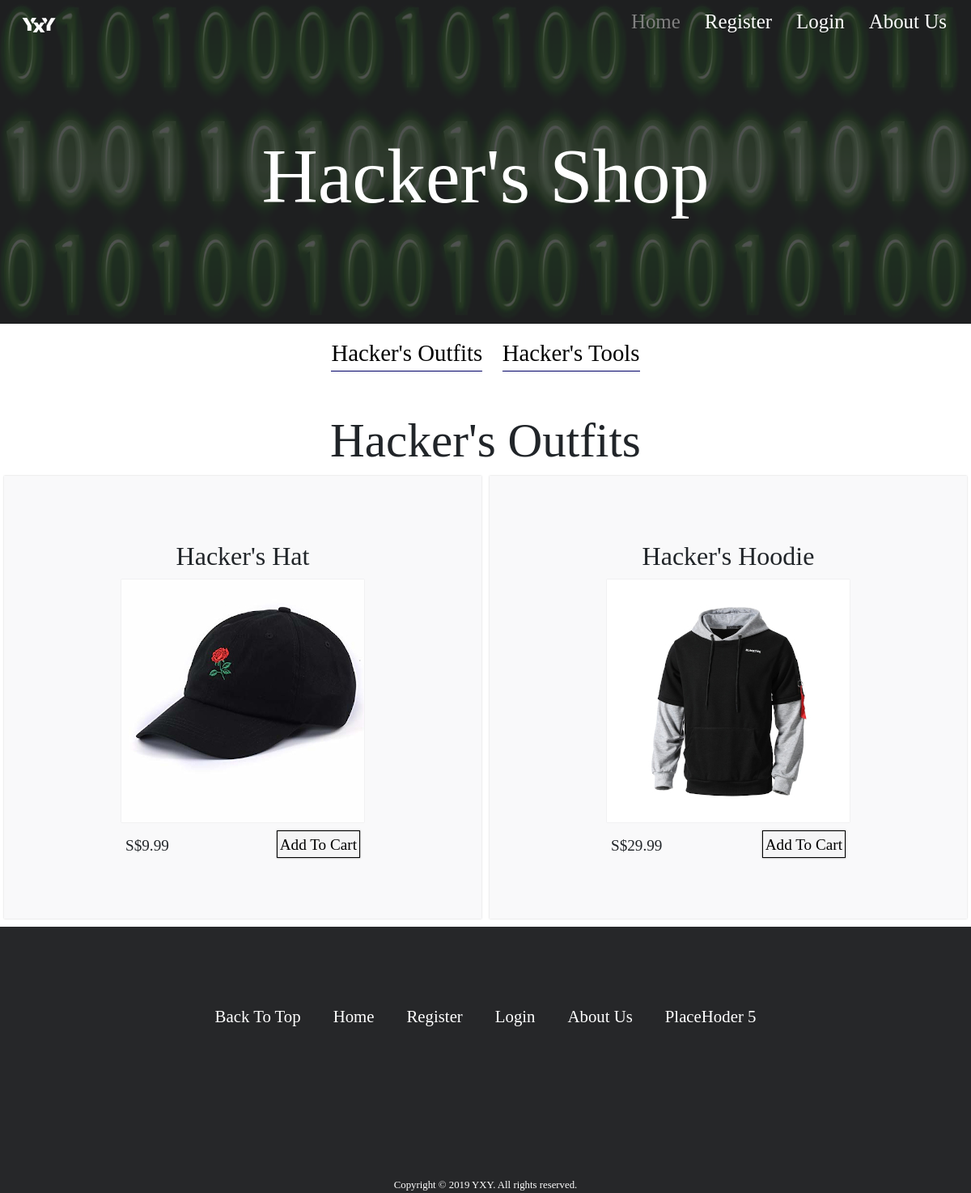
The page /home on the database its author committed.
### shopyP/models.py (models this page shows, shortened)
class HackingProduct(db.Model):
    id = db.Column(db.Integer, primary_key=True)
    title = db.Column(db.String(100), nullable=False, unique=True)
    price = db.Column(db.Float, nullable=False)
    image_file = db.Column(db.String(20), nullable=False, default='default.jpg')
    date_added = db.Column(db.DateTime, nullable=False, default=datetime.utcnow)
    description = db.Column(db.Text, nullable=False)
    category = db.Column(db.String(100), nullable=False)

### shopyP/routes.py (the view)
@app.route("/")
@app.route("/home")
def home():
    if current_user.is_authenticated:
        if current_user.id >= 10000000000:
            return redirect(url_for('account'))
        hackingProducts = HackingProduct.query.all()
        return render_template('home.html', title='Home', hackingProducts=hackingProducts)
    hackingProducts = HackingProduct.query.all()
    return render_template('home.html', title='Home', hackingProducts=hackingProducts)

### shopyP/templates/home.html (shortened to what this page needs)
{% extends "layout.html" %}
{% block cssJs %}
  <link rel="stylesheet" href="{{ url_for('static', filename='css/home.css') }}">
{% endblock cssJs %}
{% block header%}
<div class="banner">
  <div class="background"></div>
  <h2>Hacker's Shop</h2>
</div>
{% endblock header%}
{% block content %}
  <section class="sellingItems">
    <div class="tabs">
      <button type="button" class="tabButton" value="sellingOutfits">Hacker's Outfits</button>
      <button type="button" class="tabButton" value="sellingTools">Hacker's Tools</button>
    </div>
  </section>
<section class="itemsAvailable">
    <div class="sellingOutfits subPage">
      <h3>Hacker's Outfits</h3>
      <div class="shopItems">
        {% for hackingProduct in hackingProducts %}
          {% if hackingProduct.category == "outfits" %}
            <div class="shopItem item1">
              <span class="itemName">{{hackingProduct.title}}</span>
              <img src="{{url_for('static', filename='shop/'+hackingProduct.image_file)}}" alt="{{hackingProduct.title}}">
              <div class="shopItemDetails">
                <span class="itemPrice">S${{hackingProduct.price}}</span>
                <a href="{{ url_for('addToCart', item_id=hackingProduct.id) }}" class="addToCart" >Add To Cart</a>
              </div>
            </div>
          {% endif %}
        {% endfor %}
      </div>
    </div>
</section>
{% endblock content %}

### shopyP/static/css/init.css (style rules this page uses)
* { margin:0px; padding:0px; }
body { transition: all 0.5s ease-in-out; }
a { text-decoration: none; color: white; }

### shopyP/static/css/nav.css (style rules this page uses)
@media only screen and (min-width: 1000px) { body { background-color: white !important; } }

### shopyP/static/css/home.css (style rules this page uses)
.removeButton, { font-family: shopFont2; }
.banner { position: relative; overflow: hidden; z-index: -1000; }
.background { position: absolute; height: 100%; width: 100%; top: 0%; left: 0%; padding-top: 0px; background-color: #262729; opacity: 0.8; }
.banner h2 { text-align: center; font-family: shopFont2; font-weight:500; font-size: 3.9em; color:white; position: absolute; left:0%; top:40%; width: 100%; }
.sellingItems { text-align: center; margin-top: 15px; }
.tabButton { background-color: white ; border: none; border-bottom: 1px solid #000066; font-family: shopFont2; font-size:1.2em; font-weight: 500; cursor: pointer; text-decoration: none; }
.tabButton:nth-child(1) { margin-right: 10px; }
.tabButton:nth-child(2) { margin-left: 10px; }
.subPage h3 { text-align: center; width: 100%; margin-top: 50px; font-family: shopFont2; font-weight: 500; font-size: 3em; }
.shopItems { display: flex; flex-direction: column; text-align: center; align-items: center; }
.shopItem { background-color: rgba(230, 231, 232, 0.24); margin-bottom: 10px; width: 100%; text-align: center; padding-top: 75px; padding-bottom: 75px; box-shadow: 0 0px 2px 0 rgba(0, 0, 0, 0.2); }
.itemName { font-family: shopFont2; font-size: 2em; display: block; margin-bottom: 5px; }
.shopItem img { display: block; margin: auto; box-shadow: 0 0px 1px 0 rgba(0, 0, 0, 0.2); }
.itemPrice { font-family: shopFont2; margin-left: 5px; margin-top: 5.5px; padding-top: 4px; font-size: 1.2em; }
.addToCart { font-family: shopFont2; background-color: rgba(230, 231, 232, 0.24); border:none; border: 1px solid black; margin-right: 5px; margin-top: 5px; padding-left: 3px; padding-right: 3px; padding-top: 3px; font-size: 1.2em; box-shadow: 0 0px 2px 0 rgba(0, 0, 0, 0.5); color:black; text-decoration: none !important; }
.shopItemDetails { display: flex; justify-content: space-between; width:300px; margin-top: 5px; margin-left: auto; margin-right: auto; }
button { cursor: pointer; }
@media only screen and (min-width: 1000px) { .banner { z-index: 0; } }
@media only screen and (min-width: 1000px) { .banner h2 { font-size: 6em; } }
@media only screen and (min-width: 1000px) { .tabButton { font-size: 1.8em; } }
@media only screen and (min-width: 1000px) { .subPage h3 { font-size: 3.7em; } }
@media only screen and (min-width: 1000px) { .shopItems { flex-direction: row; } }
@media only screen and (min-width: 1000px) { .item1 { margin-left: 5px; margin-right: 5px; } }

### rows shown on the page
HackingProduct: title "Hacker's Hat", image_file (picture), price "9.99"
HackingProduct: title "Hacker's Hoodie", image_file (picture), price "29.99"
